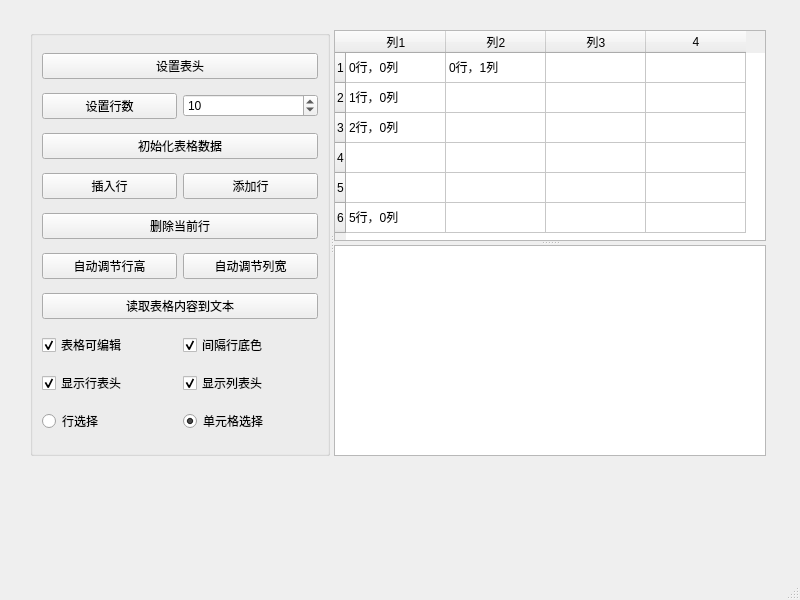
<?xml version="1.0" encoding="UTF-8"?>
<ui version="4.0">
 <class>MainWindow</class>
 <widget class="QMainWindow" name="MainWindow">
  <property name="geometry">
   <rect>
    <x>0</x>
    <y>0</y>
    <width>800</width>
    <height>600</height>
   </rect>
  </property>
  <property name="windowTitle">
   <string>MainWindow</string>
  </property>
  <widget class="QWidget" name="centralwidget">
   <widget class="QSplitter" name="splitterMain">
    <property name="geometry">
     <rect>
      <x>30</x>
      <y>30</y>
      <width>736</width>
      <height>426</height>
     </rect>
    </property>
    <property name="orientation">
     <enum>Qt::Horizontal</enum>
    </property>
    <widget class="QGroupBox" name="groupBox">
     <property name="maximumSize">
      <size>
       <width>300</width>
       <height>16777215</height>
      </size>
     </property>
     <property name="title">
      <string/>
     </property>
     <layout class="QGridLayout" name="gridLayout">
      <item row="3" column="1">
       <widget class="QPushButton" name="btnAppendRow">
        <property name="text">
         <string>添加行</string>
        </property>
       </widget>
      </item>
      <item row="5" column="1">
       <widget class="QPushButton" name="btnAutoWidth">
        <property name="text">
         <string>自动调节列宽</string>
        </property>
       </widget>
      </item>
      <item row="7" column="1">
       <widget class="QCheckBox" name="chkBoxRowColor">
        <property name="text">
         <string>间隔行底色</string>
        </property>
        <property name="checked">
         <bool>true</bool>
        </property>
       </widget>
      </item>
      <item row="3" column="0">
       <widget class="QPushButton" name="btnInsertRow">
        <property name="text">
         <string>插入行</string>
        </property>
       </widget>
      </item>
      <item row="7" column="0">
       <widget class="QCheckBox" name="chkBoxTabEditable">
        <property name="text">
         <string>表格可编辑</string>
        </property>
        <property name="checked">
         <bool>true</bool>
        </property>
       </widget>
      </item>
      <item row="6" column="0" colspan="2">
       <widget class="QPushButton" name="btnReadToEdit">
        <property name="minimumSize">
         <size>
          <width>0</width>
          <height>25</height>
         </size>
        </property>
        <property name="text">
         <string>读取表格内容到文本</string>
        </property>
       </widget>
      </item>
      <item row="9" column="1">
       <widget class="QRadioButton" name="rBtnSelectItem">
        <property name="text">
         <string>单元格选择</string>
        </property>
        <property name="checked">
         <bool>true</bool>
        </property>
       </widget>
      </item>
      <item row="2" column="0" colspan="2">
       <widget class="QPushButton" name="btnIniData">
        <property name="minimumSize">
         <size>
          <width>0</width>
          <height>25</height>
         </size>
        </property>
        <property name="text">
         <string>初始化表格数据</string>
        </property>
       </widget>
      </item>
      <item row="0" column="0" colspan="2">
       <widget class="QPushButton" name="btnSetHeader">
        <property name="minimumSize">
         <size>
          <width>0</width>
          <height>25</height>
         </size>
        </property>
        <property name="text">
         <string>设置表头</string>
        </property>
       </widget>
      </item>
      <item row="1" column="1">
       <widget class="QSpinBox" name="spinRowCount">
        <property name="minimum">
         <number>2</number>
        </property>
        <property name="value">
         <number>10</number>
        </property>
       </widget>
      </item>
      <item row="8" column="1">
       <widget class="QCheckBox" name="chkBoxHeaderV">
        <property name="text">
         <string>显示列表头</string>
        </property>
        <property name="checked">
         <bool>true</bool>
        </property>
       </widget>
      </item>
      <item row="4" column="0" colspan="2">
       <widget class="QPushButton" name="btnDelCurRow">
        <property name="text">
         <string>删除当前行</string>
        </property>
       </widget>
      </item>
      <item row="8" column="0">
       <widget class="QCheckBox" name="chkBoxHeaderH">
        <property name="text">
         <string>显示行表头</string>
        </property>
        <property name="checked">
         <bool>true</bool>
        </property>
       </widget>
      </item>
      <item row="1" column="0">
       <widget class="QPushButton" name="btnSetRows">
        <property name="minimumSize">
         <size>
          <width>0</width>
          <height>25</height>
         </size>
        </property>
        <property name="text">
         <string>设置行数</string>
        </property>
       </widget>
      </item>
      <item row="5" column="0">
       <widget class="QPushButton" name="btnAutoHeght">
        <property name="text">
         <string>自动调节行高</string>
        </property>
       </widget>
      </item>
      <item row="9" column="0">
       <widget class="QRadioButton" name="rBtnSelectRow">
        <property name="text">
         <string>行选择</string>
        </property>
        <property name="checked">
         <bool>false</bool>
        </property>
       </widget>
      </item>
     </layout>
    </widget>
    <widget class="QSplitter" name="splitter">
     <property name="frameShape">
      <enum>QFrame::NoFrame</enum>
     </property>
     <property name="frameShadow">
      <enum>QFrame::Plain</enum>
     </property>
     <property name="lineWidth">
      <number>2</number>
     </property>
     <property name="orientation">
      <enum>Qt::Vertical</enum>
     </property>
     <widget class="QTableWidget" name="tableInfo">
      <property name="alternatingRowColors">
       <bool>false</bool>
      </property>
      <property name="rowCount">
       <number>6</number>
      </property>
      <property name="columnCount">
       <number>4</number>
      </property>
      <attribute name="horizontalHeaderDefaultSectionSize">
       <number>100</number>
      </attribute>
      <row/>
      <row/>
      <row/>
      <row/>
      <row/>
      <row/>
      <column>
       <property name="text">
        <string>列1</string>
       </property>
      </column>
      <column>
       <property name="text">
        <string>列2</string>
       </property>
      </column>
      <column>
       <property name="text">
        <string>列3</string>
       </property>
      </column>
      <column/>
      <item row="0" column="0">
       <property name="text">
        <string>0行，0列</string>
       </property>
      </item>
      <item row="0" column="1">
       <property name="text">
        <string>0行，1列</string>
       </property>
      </item>
      <item row="1" column="0">
       <property name="text">
        <string>1行，0列</string>
       </property>
      </item>
      <item row="2" column="0">
       <property name="text">
        <string>2行，0列</string>
       </property>
      </item>
      <item row="5" column="0">
       <property name="text">
        <string>5行，0列</string>
       </property>
      </item>
     </widget>
     <widget class="QPlainTextEdit" name="textEdit"/>
    </widget>
   </widget>
  </widget>
  <widget class="QMenuBar" name="menubar">
   <property name="geometry">
    <rect>
     <x>0</x>
     <y>0</y>
     <width>800</width>
     <height>22</height>
    </rect>
   </property>
  </widget>
  <widget class="QStatusBar" name="statusbar"/>
 </widget>
 <resources/>
 <connections/>
</ui>
